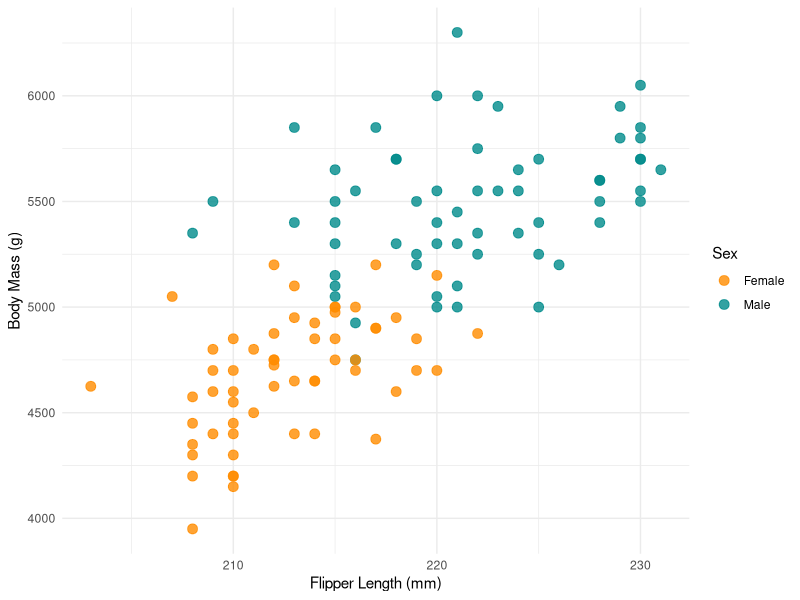
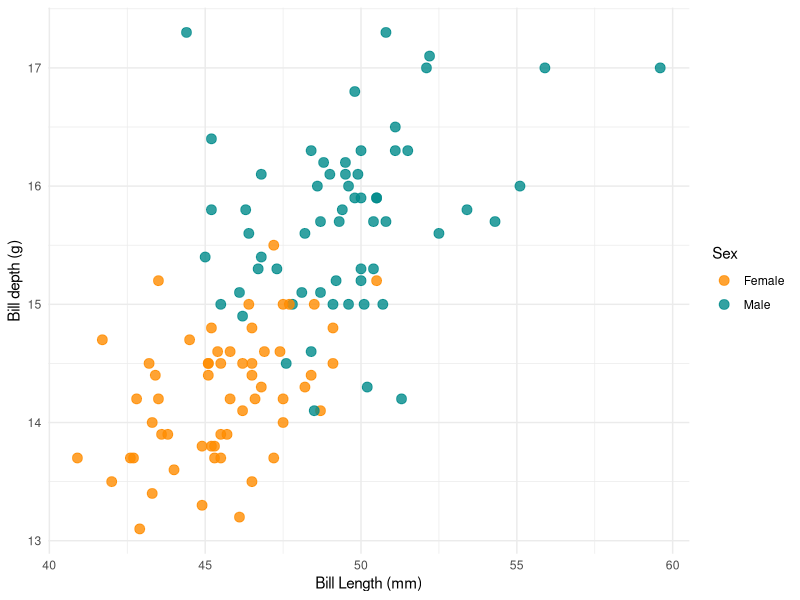
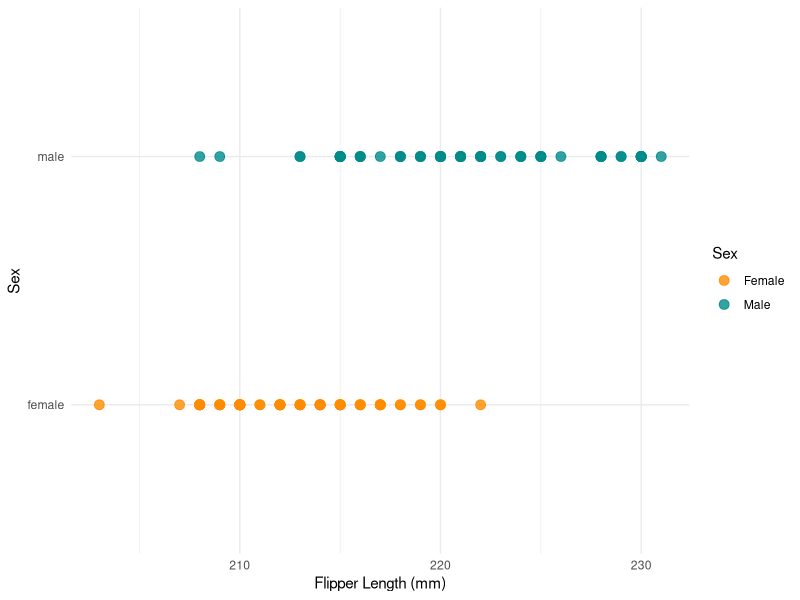
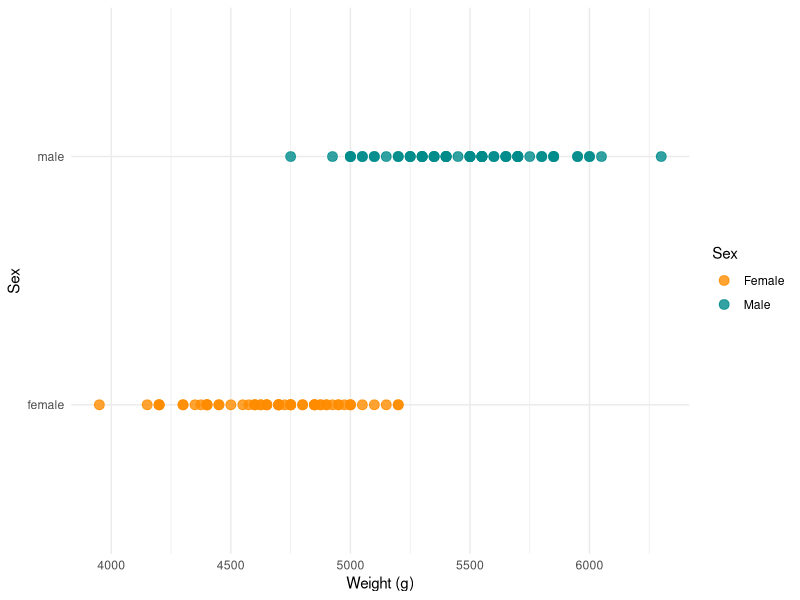
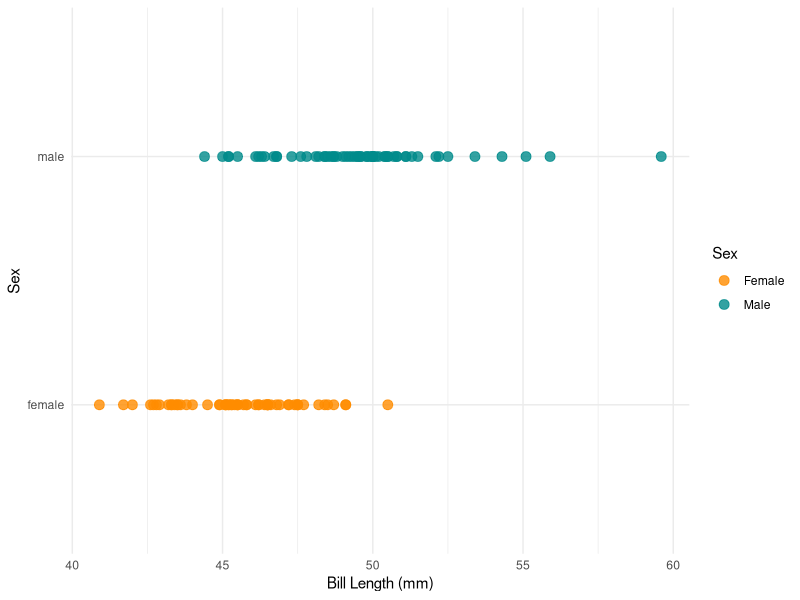
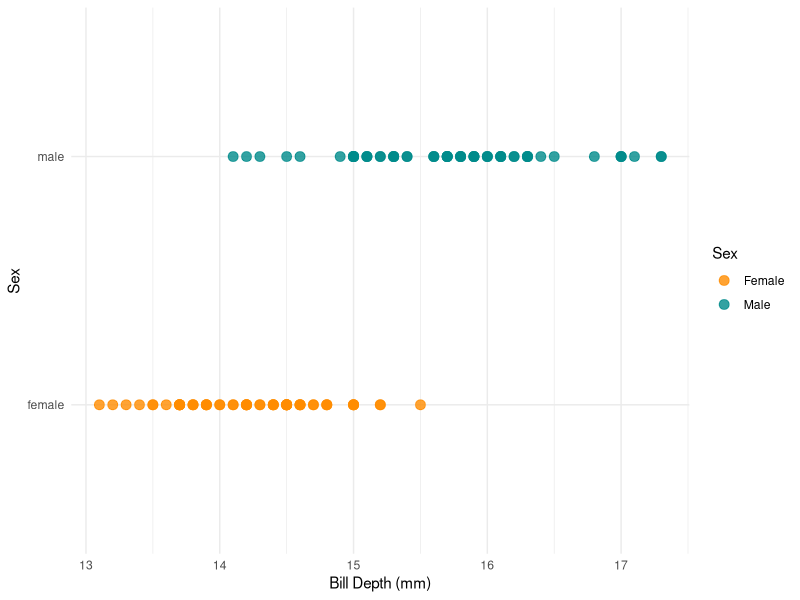

The R script that drew these images, in order:
## ---- chunk 1

knitr::opts_chunk$set(echo = TRUE, warning = FALSE, message = FALSE)

## ---- chunk 2

# install.packages("palmerpenguins")
library(palmerpenguins)
library(ggplot2)
library(car)

dat <- as.data.frame(penguins) # rename dataset
str(dat) # structure of dataset

## ---- chunk 3

dat_gen = subset(dat, species == "Gentoo" & !is.na(sex))

## ---- chunk 4

ggplot(dat_gen, aes(x = flipper_length_mm, y = body_mass_g, color = sex)) +
  geom_point(size = 3, alpha = 0.8) +
  scale_color_manual(values = c("darkorange", "cyan4"), 
                     name = "Sex", 
                     labels = c("Female", "Male", "Unknown")) +
  scale_shape_manual(values = c(16, 17, 15),
                     name = "Species") +
  labs(
    x = "Flipper Length (mm)",
    y = "Body Mass (g)"
  ) +
  theme_minimal() 

## ---- chunk 5

ggplot(dat_gen, aes(x = bill_length_mm, y = bill_depth_mm, color = sex)) +
  geom_point(size = 3, alpha = 0.8) +
  scale_color_manual(values = c("darkorange", "cyan4"), 
                     name = "Sex", 
                     labels = c("Female", "Male", "Unknown")) +
  scale_shape_manual(values = c(16, 17, 15),
                     name = "Species") +
  labs(
    x = "Bill Length (mm)",
    y = "Bill depth (g)"
  ) +
  theme_minimal() 

## ---- chunk 6

ggplot(dat_gen, aes(x = flipper_length_mm, y = sex, color = sex)) +
  geom_point(size = 3, alpha = 0.8) +
  scale_color_manual(values = c("darkorange", "cyan4"), 
                     name = "Sex", 
                     labels = c("Female", "Male", "Unknown")) +
  scale_shape_manual(values = c(16, 17, 15),
                     name = "Species") +
  labs(
    x = "Flipper Length (mm)",
    y = "Sex"
  ) +
  theme_minimal() 

## ---- chunk 7

ggplot(dat_gen, aes(x = body_mass_g, y = sex, color = sex)) +
  geom_point(size = 3, alpha = 0.8) +
  scale_color_manual(values = c("darkorange", "cyan4"), 
                     name = "Sex", 
                     labels = c("Female", "Male", "Unknown")) +
  scale_shape_manual(values = c(16, 17, 15),
                     name = "Species") +
  labs(
    x = "Weight (g)",
    y = "Sex"
  ) +
  theme_minimal() 

## ---- chunk 8

ggplot(dat_gen, aes(x = bill_length_mm, y = sex, color = sex)) +
  geom_point(size = 3, alpha = 0.8) +
  scale_color_manual(values = c("darkorange", "cyan4"), 
                     name = "Sex", 
                     labels = c("Female", "Male", "Unknown")) +
  scale_shape_manual(values = c(16, 17, 15),
                     name = "Species") +
  labs(
    x = "Bill Length (mm)",
    y = "Sex"
  ) +
  theme_minimal() 

## ---- chunk 9

ggplot(dat_gen, aes(x = bill_depth_mm, y = sex, color = sex)) +
  geom_point(size = 3, alpha = 0.8) +
  scale_color_manual(values = c("darkorange", "cyan4"), 
                     name = "Sex", 
                     labels = c("Female", "Male", "Unknown")) +
  scale_shape_manual(values = c(16, 17, 15),
                     name = "Species") +
  labs(
    x = "Bill Depth (mm)",
    y = "Sex"
  ) +
  theme_minimal() 

## ---- chunk 10

# Fit model 
mod = glm(sex ~ flipper_length_mm + bill_length_mm + bill_depth_mm + body_mass_g,
          data = dat_gen, 
          family = "binomial")

## ---- chunk 11

# Variance Inflation Factor
vif(mod)

## ---- chunk 12

mod = glm(sex ~ flipper_length_mm,
          data = dat_gen, 
          family = "binomial")
summary(mod)

mod = glm(sex ~ flipper_length_mm + bill_length_mm,
          data = dat_gen, 
          family = "binomial")
summary(mod)

mod = glm(sex ~ flipper_length_mm + bill_length_mm + bill_depth_mm,
          data = dat_gen, 
          family = "binomial")
summary(mod)

mod = glm(sex ~ flipper_length_mm + bill_length_mm + bill_depth_mm + body_mass_g,
          data = dat_gen, 
          family = "binomial")
summary(mod)

## ---- chunk 13

mod = glm(sex ~ flipper_length_mm + bill_length_mm + bill_depth_mm,
          data = dat_gen, 
          family = "binomial")
summary(mod)

## ---- chunk 14

# Calculate R-squared
deviance <- summary(mod)$deviance
null_deviance <- summary(mod)$null.deviance
rsquared <- 1 - (deviance / null_deviance)
rsquared
